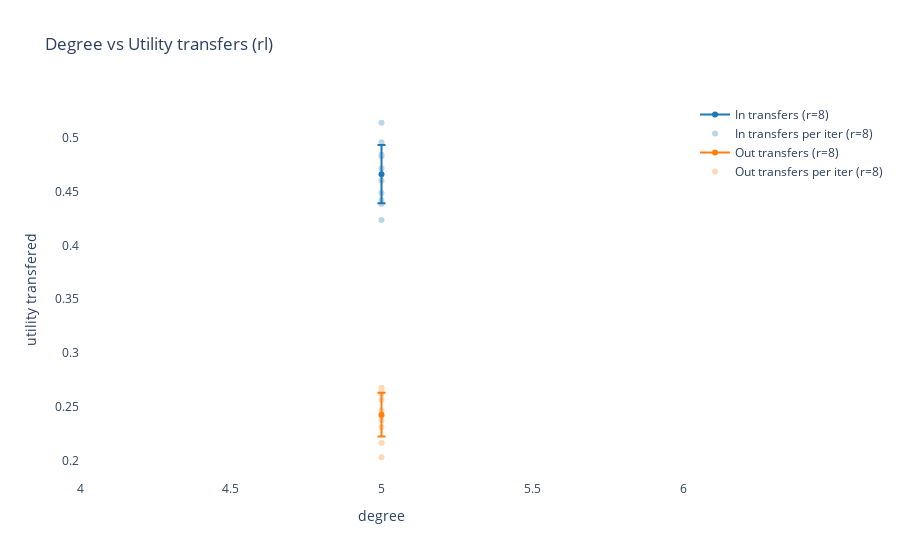
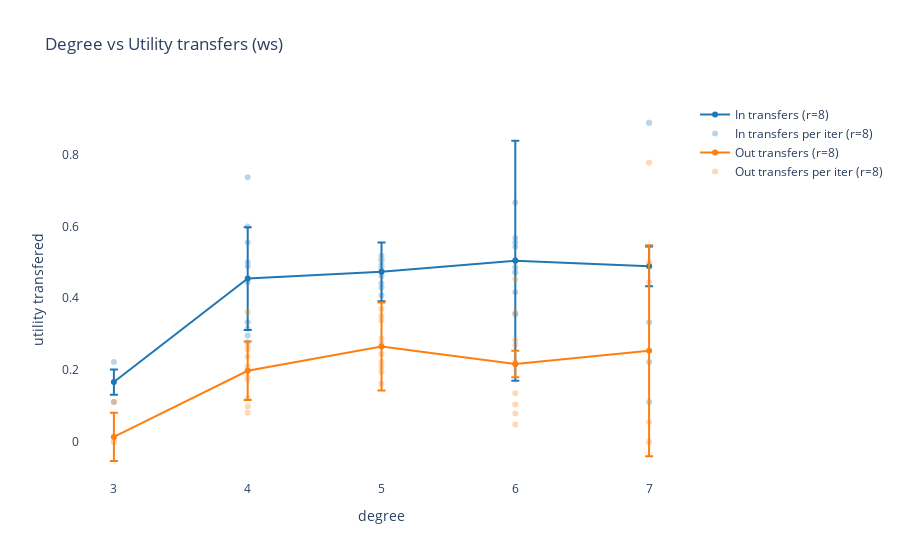
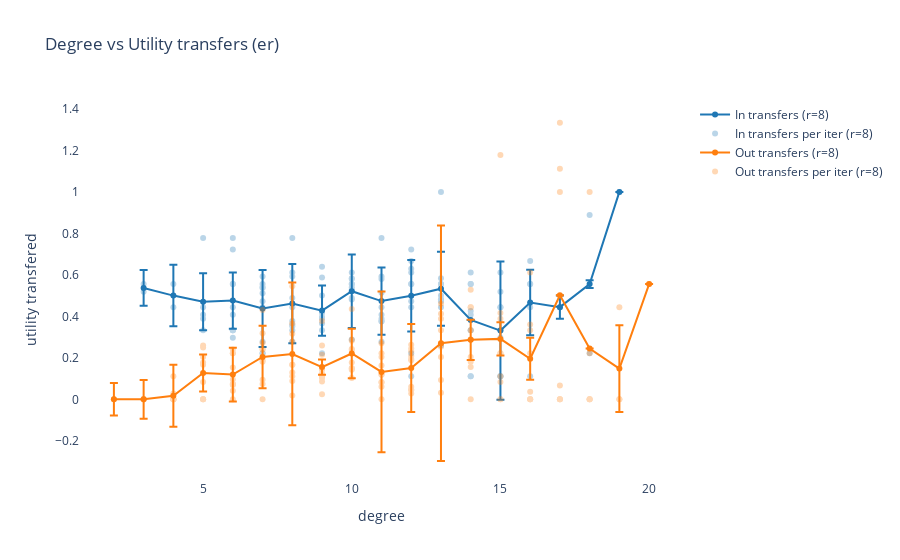
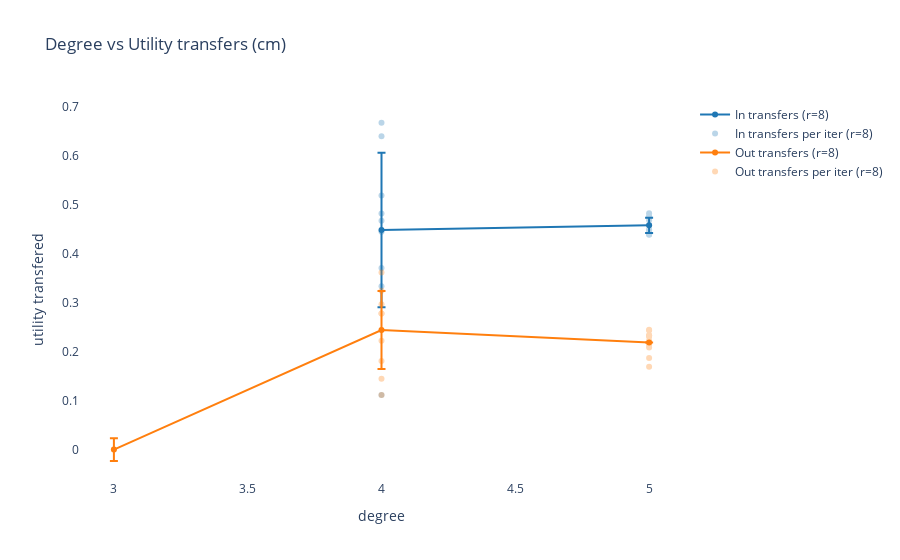

Notebook cell for these charts, in order:
### Code cell
vis = NtwkCompVis(ntwk_data)

### Figure 1 — Plotly figure (JSON) as saved in the notebook; plotly's stock layout.template omitted (floating-point values rounded to 4 significant figures)
{"data": [{"error_y": {"array": [0.02702], "type": "data", "visible": true}, "hoverinfo": "skip", "marker": {"color": "rgb(31, 119, 180)"}, "mode": "lines+markers", "name": "In transfers (r=8)", "type": "scatter", "x": [5], "y": [0.4661]}, {"hoverinfo": "skip", "marker": {"color": "rgb(31, 119, 180)"}, "mode": "markers", "name": "In transfers per iter (r=8)", "opacity": 0.3, "type": "scatter", "x": [5, 5, 5, 5, 5, 5, 5, 5, 5, 5], "y": [0.4236, 0.5139, 0.4486, 0.4717, 0.4384, 0.4843, 0.4828, 0.4959, 0.4422, 0.46]}, {"error_y": {"array": [0.02033], "type": "data", "visible": true}, "hoverinfo": "skip", "marker": {"color": "rgb(255, 127, 14)"}, "mode": "lines+markers", "name": "Out transfers (r=8)", "type": "scatter", "x": [5], "y": [0.2429]}, {"hoverinfo": "skip", "marker": {"color": "rgb(255, 127, 14)"}, "mode": "markers", "name": "Out transfers per iter (r=8)", "opacity": 0.3, "type": "scatter", "x": [5, 5, 5, 5, 5, 5, 5, 5, 5, 5], "y": [0.2033, 0.2467, 0.2378, 0.2311, 0.2411, 0.2567, 0.2656, 0.2678, 0.2167, 0.2622]}], "layout": {"plot_bgcolor": "rgba(0,0,0,0)", "showlegend": true, "title": {"text": "Degree vs Utility transfers (rl)"}, "xaxis": {"title": {"text": "degree"}}, "yaxis": {"title": {"text": "utility transfered"}}}}

### Figure 2 — Plotly figure (JSON) as saved in the notebook; plotly's stock layout.template omitted (floating-point values rounded to 4 significant figures)
{"data": [{"error_y": {"array": [0.03512, 0.1432, 0.0817, 0.3341, 0.05556], "type": "data", "visible": true}, "hoverinfo": "skip", "marker": {"color": "rgb(31, 119, 180)"}, "mode": "lines+markers", "name": "In transfers (r=8)", "type": "scatter", "x": [3, 4, 5, 6, 7], "y": [0.1667, 0.4548, 0.4736, 0.5044, 0.4889]}, {"hoverinfo": "skip", "marker": {"color": "rgb(31, 119, 180)"}, "mode": "markers", "name": "In transfers per iter (r=8)", "opacity": 0.3, "type": "scatter", "x": [5, 5, 5, 5, 5, 5, 5, 5, 5, 5, 4, 4, 4, 4, 4, 4, 4, 4, 4, 4, 6, 6, 6, 6, 6, 6, 6, 6, 6, 6, 7, 7, 7, 7, 7, 3, 3], "y": [0.4085, 0.4877, 0.5185, 0.4617, 0.4794, 0.4935, 0.4301, 0.5097, 0.4411, 0.5062, 0.3148, 0.4889, 0.5, 0.2963, 0.4444, 0.7374, 0.3333, 0.6, 0.5556, 0.2778, 0.6667, 0.4722, 0.4861, 0.5079, 0.5432, 0.4722, 0.5556, 0.3556, 0.4167, 0.5679, 0.3333, 0.2222, 0.1111, 0.8889, 0.8889, 0.1111, 0.2222]}, {"error_y": {"array": [0.06714, 0.08141, 0.1224, 0.03675, 0.2938], "type": "data", "visible": true}, "hoverinfo": "skip", "marker": {"color": "rgb(255, 127, 14)"}, "mode": "lines+markers", "name": "Out transfers (r=8)", "type": "scatter", "x": [3, 4, 5, 6, 7], "y": [0.01389, 0.198, 0.2655, 0.2171, 0.254]}, {"hoverinfo": "skip", "marker": {"color": "rgb(255, 127, 14)"}, "mode": "markers", "name": "Out transfers per iter (r=8)", "opacity": 0.3, "type": "scatter", "x": [5, 5, 5, 5, 5, 5, 5, 5, 5, 5, 4, 4, 4, 4, 4, 4, 4, 4, 4, 4, 6, 6, 6, 6, 6, 6, 6, 6, 6, 6, 3, 3, 3, 3, 3, 3, 3, 3, 7, 7, 7, 7, 7, 7, 7], "y": [0.1957, 0.3385, 0.2095, 0.2877, 0.2745, 0.3698, 0.2448, 0.3506, 0.1619, 0.2222, 0.237, 0.09877, 0.2573, 0.1795, 0.3611, 0.1736, 0.2092, 0.08081, 0.2619, 0.1212, 0.2222, 0.1042, 0.3595, 0.2828, 0.04861, 0.07937, 0.2157, 0.1358, 0.2698, 0.453, 0, 0, 0, 0.1111, 0, 0, 0, 0, 0.7778, 0.5, 0.05556, 0, 0, 0, 0.4444]}], "layout": {"plot_bgcolor": "rgba(0,0,0,0)", "showlegend": true, "title": {"text": "Degree vs Utility transfers (ws)"}, "xaxis": {"title": {"text": "degree"}}, "yaxis": {"title": {"text": "utility transfered"}}}}

### Figure 3 — Plotly figure (JSON) as saved in the notebook; plotly's stock layout.template omitted (floating-point values rounded to 4 significant figures; data arrays with more than 128 entries replaced by an {"elided": "..."} marker saying what was removed)
{"data": [{"error_y": {"array": [0.08647, 0.1483, 0.1376, 0.1355, 0.1857, 0.1912, 0.1215, 0.1773, 0.1623, 0.1722, 0.1781, 5.551e-17, 0.3333, 0.1578, 0.05556, 0.01852, 0], "type": "data", "visible": true}, "hoverinfo": "skip", "marker": {"color": "rgb(31, 119, 180)"}, "mode": "lines+markers", "name": "In transfers (r=8)", "type": "scatter", "x": [3, 4, 5, 6, 7, 8, 9, 10, 11, 12, 13, 14, 15, 16, 17, 18, 19], "y": [0.537, 0.5, 0.4704, 0.4759, 0.4377, 0.4617, 0.4277, 0.5213, 0.4736, 0.4991, 0.5333, 0.3827, 0.3313, 0.4667, 0.4444, 0.5556, 1]}, {"hoverinfo": "skip", "marker": {"color": "rgb(31, 119, 180)"}, "mode": "markers", "name": "In transfers per iter (r=8)", "opacity": 0.3, "type": "scatter", "x": [10, 10, 10, 10, 10, 10, 10, 10, 10, 10, 8, 8, 8, 8, 8, 8, 8, 8, 8, 8, 11, 11, 11, 11, 11, 11, 11, 11, 11, 11, 7, 7, 7, 7, 7, 7, 7, 7, 7, 7, 12, 12, 12, 12, 12, 12, 12, 12, 12, 12, 16, 16, 16, 16, 16, 9, 9, 9, 9, 9, 9, 9, 9, 9, 13, 13, 13, 13, 13, 13, 13, 13, 13, 13, 6, 6, 6, 6, 6, 6, 6, 6, 6, 6, 14, 14, 14, 14, 14, 14, 14, 14, 14, 15, 15, 15, 15, 15, 15, 15, 15, 15, 17, 17, 18, 18, 5, 5, 5, 5, 5, 4, 4, 3, 3, 19], "y": [0.4889, 0.4815, 0.5833, 0.5802, 0.5556, 0.5556, 0.5278, 0.5397, 0.6111, 0.2889, 0.3519, 0.3611, 0.4444, 0.6111, 0.5926, 0.3333, 0.4889, 0.3778, 0.2778, 0.7778, 0.7778, 0.375, 0.3889, 0.5802, 0.4444, 0.3778, 0.2778, 0.4074, 0.5926, 0.5139, 0.537, 0.2778, 0.5111, 0.4722, 0.5556, 0.4444, 0.5417, 0.5926, 0.2222, 0.2222, 0.1111, 0.7222, 0.6296, 0.4722, 0.6667, 0.5556, 0.5556, 0.2222, 0.4444, 0.6111, 0.1111, 0.4444, 0.5556, 0.5556, 0.6667, 0.3889, 0.3333, 0.5, 0.3968, 0.5873, 0.3651, 0.2222, 0.4167, 0.6389, 0.4815, 0.5833, 0.5, 0.4444, 1, 0.4815, 0.4722, 0.5556, 0.5556, 0.2593, 0.4444, 0.3333, 0.7778, 0.7222, 0.5556, 0.2963, 0.3333, 0.4074, 0.5556, 0.3333, 0.3333, 0.6111, 0.3333, 0.4259, 0.5556, 0.4074, 0.1111, 0.5556, 0.1111, 0.1111, 0.1111, 0.1111, 0.5185, 0.3333, 0.4444, 0.2963, 0.4444, 0.6111, 0.4444, 0.4444, 0.2222, 0.8889, 0.4074, 0.4444, 0.7778, 0.3889, 0.3333, 0.4444, 0.5556, 0.5556, 0.5185, 1]}, {"error_y": {"array": [0.07817, 0.09332, 0.1493, 0.08942, 0.1295, 0.1509, 0.3442, 0.03658, 0.1197, 0.3875, 0.212, 0.5677, 0.09687, 0.08029, 0.1016, 0, 0, 0.2095, 0], "type": "data", "visible": true}, "hoverinfo": "skip", "marker": {"color": "rgb(255, 127, 14)"}, "mode": "lines+markers", "name": "Out transfers (r=8)", "type": "scatter", "x": [2, 3, 4, 5, 6, 7, 8, 9, 10, 11, 12, 13, 14, 15, 16, 17, 18, 19, 20], "y": [0, 0, 0.01736, 0.1267, 0.1192, 0.2041, 0.2186, 0.1552, 0.2209, 0.1322, 0.1509, 0.2703, 0.2868, 0.2914, 0.1956, 0.5016, 0.2444, 0.1481, 0.5556]}, {"hoverinfo": "skip", "marker": {"color": "rgb(255, 127, 14)"}, "mode": "markers", "name": "Out transfers per iter (r=8)", "opacity": 0.3, "type": "scatter", "x": {"elided": "148 int values"}, "y": {"elided": "148 float values"}}], "layout": {"plot_bgcolor": "rgba(0,0,0,0)", "showlegend": true, "title": {"text": "Degree vs Utility transfers (er)"}, "xaxis": {"title": {"text": "degree"}}, "yaxis": {"title": {"text": "utility transfered"}}}}

### Figure 4 — Plotly figure (JSON) as saved in the notebook; plotly's stock layout.template omitted (floating-point values rounded to 4 significant figures)
{"data": [{"error_y": {"array": [0.1575, 0.01568], "type": "data", "visible": true}, "hoverinfo": "skip", "marker": {"color": "rgb(31, 119, 180)"}, "mode": "lines+markers", "name": "In transfers (r=8)", "type": "scatter", "x": [4, 5], "y": [0.4479, 0.4574]}, {"hoverinfo": "skip", "marker": {"color": "rgb(31, 119, 180)"}, "mode": "markers", "name": "In transfers per iter (r=8)", "opacity": 0.3, "type": "scatter", "x": [4, 4, 4, 4, 4, 4, 4, 4, 4, 5, 5, 5, 5, 5, 5, 5, 5, 5, 5], "y": [0.4815, 0.3704, 0.3333, 0.1111, 0.6667, 0.6389, 0.4667, 0.4444, 0.5185, 0.4393, 0.4384, 0.4418, 0.4823, 0.4676, 0.4762, 0.4469, 0.4583, 0.4491, 0.4739]}, {"error_y": {"array": [0.02325, 0.07973, 0], "type": "data", "visible": true}, "hoverinfo": "skip", "marker": {"color": "rgb(255, 127, 14)"}, "mode": "lines+markers", "name": "Out transfers (r=8)", "type": "scatter", "x": [3, 4, 5], "y": [0, 0.2439, 0.2184]}, {"hoverinfo": "skip", "marker": {"color": "rgb(255, 127, 14)"}, "mode": "markers", "name": "Out transfers per iter (r=8)", "opacity": 0.3, "type": "scatter", "x": [5, 5, 5, 5, 5, 5, 5, 5, 5, 5, 4, 4, 4, 4, 4, 4, 4, 4, 4, 3], "y": [0.208, 0.1691, 0.1871, 0.2302, 0.2326, 0.2333, 0.2222, 0.2136, 0.2428, 0.2447, 0.3241, 0.2222, 0.2778, 0.1111, 0.3611, 0.2778, 0.1444, 0.1806, 0.2963, 0]}], "layout": {"plot_bgcolor": "rgba(0,0,0,0)", "showlegend": true, "title": {"text": "Degree vs Utility transfers (cm)"}, "xaxis": {"title": {"text": "degree"}}, "yaxis": {"title": {"text": "utility transfered"}}}}
